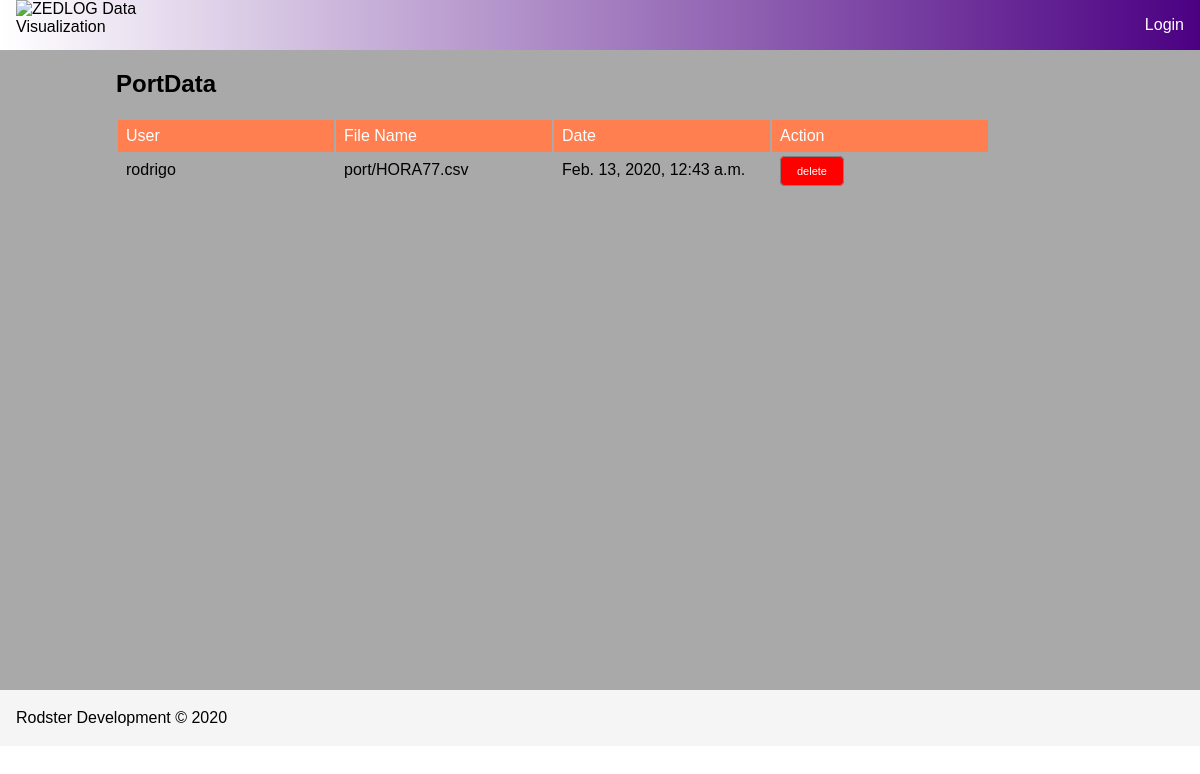
/portfiles/, run on the app's committed database.
### valdata/models.py (models this page shows)
class PortFILE(models.Model):
    uploaded_by = models.ForeignKey(
        User, on_delete=models.CASCADE, default=None)
    date = models.DateTimeField(auto_now_add=True)
    filename = models.FileField(upload_to='port/')

### valdata/views.py (the view)
# urls.py: path('portfiles/', portFILES, name='urlportfiles'),
def portFILES(request):
    data = {}
    data['pd'] = PortFILE.objects.all()
    data['user'] = request.user
    return render(request, 'valdata/portfiles.html', data)

### valdata/templates/valdata/portfiles.html
{% extends 'valdata/base.html' %}
{% block main %}
<div id="portdata" class="wrapper">
    <h2>PortData</h2>
    <table class="table">
        <thead>
            <tr>
                <th>User</th>
                <th>File Name</th>
                <th>Date</th>
                <th>Action</th>
            </tr>
        </thead>
        <tbody>
            {% for file in pd %}
                <tr>
                    <td>{{ file.uploaded_by }}</td>
                    <td>{{ file.filename }}</td>
                    <td>{{ file.date }}</td>
                    <td><a class="deletebtn" href="{% url 'urldeletefile' file.id %}">delete</a></td>
                </tr>
            {% endfor %}
        </tbody>
    </table>
</div>
{% endblock %}

### valdata/static/css/style.css (style rules this page uses)
html { font-family: 'Gill Sans', 'Gill Sans MT', Calibri, 'Trebuchet MS', sans-serif; }
body { margin: 0; height: 100%; }
a { color: black; text-decoration: none; }
.deletebtn { padding: 0.5rem 1rem; background-color: red; border-radius: 5px; color: white; text-decoration: none; font-size: 11px; border: 1px solid grey; }
.table { margin-bottom: 2rem; }
table th, table td { padding: 0 0.5rem; font-weight: 400; height: 2rem; vertical-align: center; text-align: left; width: 200px; }
table th { background-color: coral; color: white; }

### data on the page
PortFILE: uploaded_by "rodrigo", filename "port/HORA77.csv", date "Feb. 13, 2020, 12:43 a.m."
